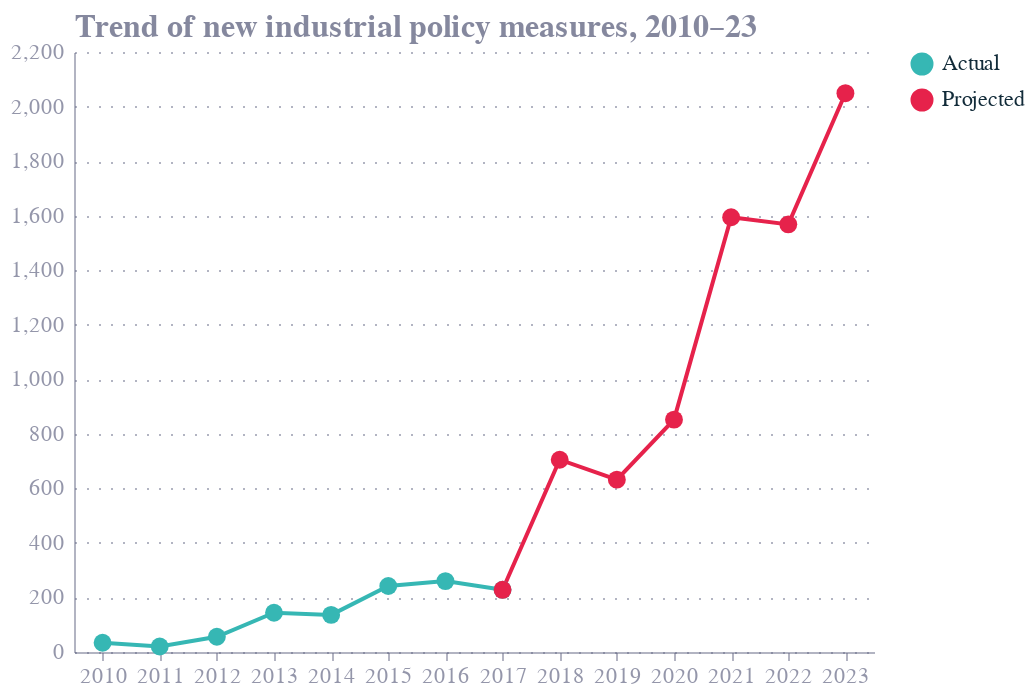

Notebook code cell kept with this figure:
### Code cell
ind_policy_chart = alt.Chart(ind_policy_df).encode(
    x='year:O',
    y=alt.Y('measure:Q',title='Trend of new industrial policy measures, 2010–23'),
    color=alt.Color('act/proj:N'),
    tooltip=[
    alt.Tooltip('act/proj:N', title='Actual/Projected'),
    alt.Tooltip('year:O', title='Year'),
    alt.Tooltip('measure:Q', title='Industrial Policies', format=',.0f')
]
).mark_line(point=True).configure_axis(
    titleFontSize=16
)

ind_policy_chart

### Figure 1 — Vega-Lite specification as saved in the notebook (floating-point values rounded to 4 significant figures)
{"config": {"font": "Circular Std", "text": {"color": "#676A86", "align": "left", "baseline": "middle", "dx": 7, "dy": 0, "fontSize": 11}, "view": {"stroke": null, "continuousWidth": 400, "continuousHeight": 300, "discreteWidth": 400, "discreteHeight": 300}, "range": {"category": ["#36B7B4", "#E6224B", "#F4C245", "#0063AF", "#00A767", "#179FDB", "#EB5C2E"], "diverging": ["#E6224B", "#E54753", "#C9C9C9", "#179FDB", "#122B39"], "heatmap": ["#C9C9C9", "#179FDB", "#0063AF", "#122B39"], "ordinal": ["#00A767", "#36B7B4", "#179FDB", "#0063AF", "#243B5A"]}, "bar": {"color": "#179fdb"}, "line": {"color": "#e6224b"}, "rule": {"color": "#676A86"}, "area": {"opacity": 0.3}, "point": {"filled": true, "size": 80, "color": "#e6224b", "opacity": 0.95}, "geoshape": {"stroke": "white", "strokeWidth": 0.3}, "rect": {"fill": "#d6d4d4", "opacity": 0.3}, "axis": {"labelColor": "#676A86", "labelFontSize": 11, "labelFont": "Circular Std", "labelOpacity": 0.7, "tickColor": "#676A86", "tickOpacity": 0.5, "domainColor": "#676A86", "domainOpacity": 0.5, "gridColor": "#676A86", "gridDash": [2, 2], "gridOpacity": 0.5, "title": null, "titleColor": "#676A86", "titleOpacity": 0.8, "tickSize": 4, "titleFontSize": 16}, "axisXDiscrete": {"grid": false, "labelAngle": 0, "tickCount": 10, "tickOpacity": 0.5, "title": null}, "axisYDiscrete": {"ticks": false, "labelPadding": 5}, "axisXTemporal": {"grid": false, "ticks": true}, "axisXQuantitative": {"grid": true}, "axisYQuantitative": {"gridColor": "#676A86", "gridDash": [1, 5], "gridOpacity": 0.5, "ticks": false, "labelPadding": 5, "tickCount": 8, "titleAngle": 0, "titleAlign": "left", "titleBaseline": "bottom", "titleX": 0, "titleY": -5}, "title": {"color": "#676A86E6", "subtitleColor": "#676A86", "font": "Circular Std", "subtitleFont": "Circular Std", "anchor": "start", "fontSize": 14, "subtitleFontSize": 12, "subtitlePadding": 4, "offset": 0, "frame": "group"}, "legend": {"titleColor": "#122b39", "title": null, "labelColor": "#122b39", "labelFontSize": 11}}, "data": {"name": "data-2c42b7f0897bb040b90b446a86cfb419"}, "mark": {"type": "line", "point": true}, "encoding": {"color": {"field": "act/proj", "type": "nominal"}, "tooltip": [{"field": "act/proj", "title": "Actual/Projected", "type": "nominal"}, {"field": "year", "title": "Year", "type": "ordinal"}, {"field": "measure", "format": ",.0f", "title": "Industrial Policies", "type": "quantitative"}], "x": {"field": "year", "type": "ordinal"}, "y": {"field": "measure", "title": "Trend of new industrial policy measures, 2010–23", "type": "quantitative"}}, "$schema": "https://vega.github.io/schema/vega-lite/v5.20.1.json", "datasets": {"data-2c42b7f0897bb040b90b446a86cfb419": [{"year": 2010, "measure": 34, "act/proj": "Actual"}, {"year": 2011, "measure": 20, "act/proj": "Actual"}, {"year": 2012, "measure": 56, "act/proj": "Actual"}, {"year": 2013, "measure": 144, "act/proj": "Actual"}, {"year": 2014, "measure": 136, "act/proj": "Actual"}, {"year": 2015, "measure": 242, "act/proj": "Actual"}, {"year": 2016, "measure": 260, "act/proj": "Actual"}, {"year": 2017, "measure": 228, "act/proj": "Actual"}, {"year": 2017, "measure": 228, "act/proj": "Projected"}, {"year": 2018, "measure": 705, "act/proj": "Projected"}, {"year": 2019, "measure": 632, "act/proj": "Projected"}, {"year": 2020, "measure": 852, "act/proj": "Projected"}, {"year": 2021, "measure": 1594, "act/proj": "Projected"}, {"year": 2022, "measure": 1568, "act/proj": "Projected"}, {"year": 2023, "measure": 2049, "act/proj": "Projected"}]}}
